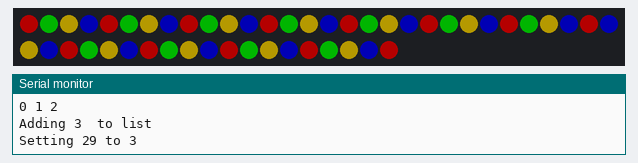
Bench run of a sketch on a simulated Arduino Uno, built with avr-gcc and run on an emulated ATmega328P. Shown: 49 RGB LEDs in strip order, left to right, continuing on the next row, the last lines printed to the serial monitor. Dim RGB values are drawn brighter than linear; the strip is taken to match the declared colour order; random numbers use the default seed unless the sketch sets one.

Above: at 0.96 s.
At 5.8 s:
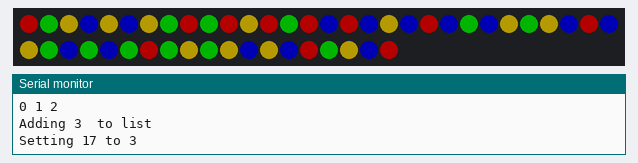
At 10.63 s:
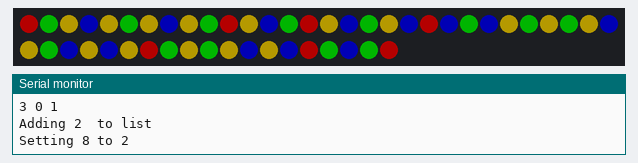
At 20.3 s:
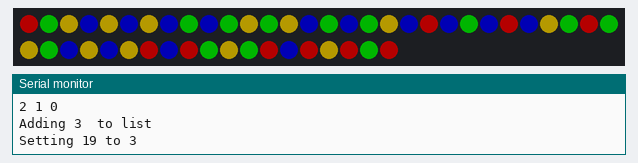
At 29.98 s:
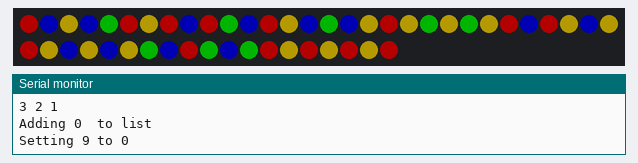
At 39.65 s:
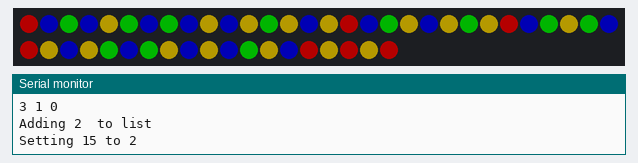

The sketch:

holidaygarland.ino
```cpp
/*
  Holiday Garland
  As seen on: http://verbosemode.tv/holiday-garland
  Created by: Chad Lawson
  Available at: http://github.com/VerboseModeTV/holidaygarland
*/

#include <Adafruit_NeoPixel.h>

#define PIN 11
#define NUM 49 // The string has 50 but I broke one.

Adafruit_NeoPixel strip = Adafruit_NeoPixel(NUM, PIN, NEO_RGB + NEO_KHZ400);
#define BRIGHT 64 // The default of 255 was SUPER bright, so this cuts it down to 25% of max
#define PAUSE 250 // Sets the amount of milliseconds to pause between changes.

// Colors             Red                   Green                 Gold                    Blue
uint32_t colors[] = { strip.Color(255,0,0), strip.Color(0,255,0), strip.Color(255,215,0), strip.Color(0, 0, 255) };
int string[NUM]; // This holds the index into the above array for each pixel.

void setup() {
  strip.begin();
  strip.setBrightness(BRIGHT);
  Serial.begin(9600);

  int y = 0;
  for(int x=0 ; x < strip.numPixels() ; x++) {
      strip.setPixelColor(x, colors[y%4]);
      string[x] = y%4;
      Serial.print("Setting ");
      Serial.print(x);
      Serial.print(" to ");
      Serial.print(y%4);
      Serial.println();
      y++;
  }
  strip.show(); // Initialize all pixels to 'off'
}

void loop() {
    int x=random(1,strip.numPixels()-1); // Didn't want to mess with extra code for 0 or max.
    int b=chooseOne(x); // Function below
    Serial.print("Setting ");
    Serial.print(x);
    Serial.print(" to ");
    Serial.print(b);
    Serial.println();
    strip.setPixelColor(x, colors[b]);
    strip.show();
    string[x]=b;
    delay(PAUSE);
}

int chooseOne(int x) {
  int avail[] = {0}; // Initialize array of options for next color
  int pos = 0;
  int current = string[x];
  int prev = string[x-1];
  int next = string[x+1];
  Serial.print(prev);
  Serial.print(" ");
  Serial.print(current);
  Serial.print(" ");
  Serial.print(next);
  Serial.println();

  Serial.print("Adding ");
  // Loop finds all options that are not the current or adjacent colors
  for (int x=0 ; x<4 ; x++) {
    if( (x != current) && (x != prev) && (x != next) ) {
      Serial.print(x);
      Serial.print(" ");
      avail[pos] = x;
      pos++;
    }
  }
  Serial.println(" to list");

  int n = random(sizeof(avail));
  return avail[n];
}
```
